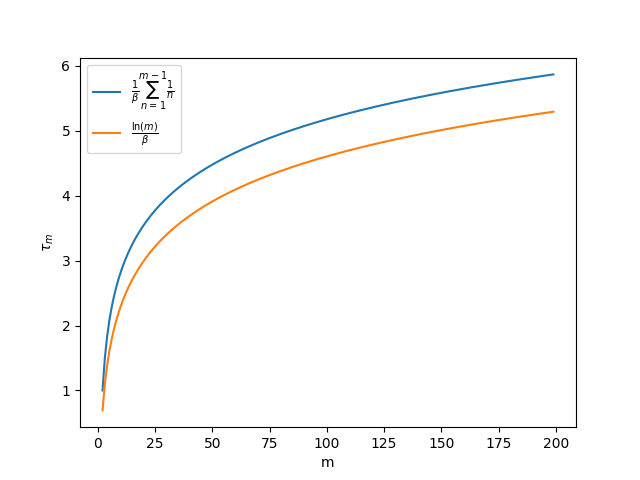

Python code for this plot:
import numpy as np
import matplotlib.pyplot as plt

beta = 1.0
m_vals = np.arange(2, 200)

exact = np.array([np.sum(1/np.arange(1, m)) for m in m_vals])/beta

deterministic = np.log(m_vals) / beta

plt.figure()
plt.plot(m_vals, exact, label=r"$\frac{1}{\beta}\sum_{n=1}^{m-1} \frac{1}{n}$")
plt.plot(m_vals, deterministic, label=r"$\frac{\ln(m)}{\beta}$")
plt.xlabel("m")
plt.ylabel(r"$\tau_m$")
plt.legend()
plt.savefig("4.png")
plt.show()
